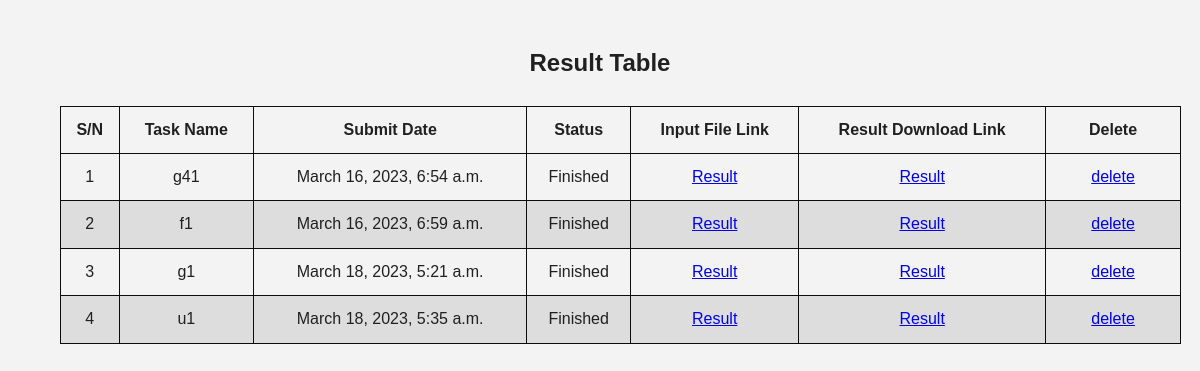
Screenshot of /view/ (signed in) with the database file from the repository.
### new/models.py (models this page shows, shortened)
class file_upload(models.Model):
    uploader=models.ForeignKey(User,on_delete=models.CASCADE)
    ids = models.AutoField(primary_key=True)
    file_name = models.CharField(max_length=255)
    my_file = models.FileField(upload_to='')
    added_on = models.DateTimeField(auto_now_add=True,null=True)

### new/views.py (the view)
# urls.py: path('view/',views.view,name="view"),
@login_required(login_url='http://127.0.0.1:8000/login/')
def view(request):
    all_data = file_upload.objects.filter(uploader__id=request.user.id)
    context = {
     'data':all_data
    }
    return render(request,'view.html',context)

### templates/view.html (shortened to what this page needs)
<!DOCTYPE html>
<html lang="en">
<head>
</head>
<body>
    <h2 style="text-align: center;">Result Table</h2>
    <table>
      <thead>
          <tr>
              <th>S/N</th>
              <th>Task Name</th>
              <th>Submit Date</th>
              <th>Status</th>
              <th>Input File Link</th>
              <th>Result Download Link</th>
              <th>Delete</th>
          </tr>
      </thead>
      <tbody>
          {% for d in data %}
          <tr>
              <td>{{forloop.counter}}</td>
              <td>{{d.file_name}}</td>
              <td>{{d.added_on}}</td>
              <td>Finished</td>
              <td><a download href="{{d.my_file.url}}">Result</a></td>
              <td><a href="{% url 'show_file' d.file_name %}">Result</a></td>
              <td><a href="{% url 'delete' d.file_name %}">delete</a></td>
          </tr>
          {% endfor %}
      </tbody>
  </table>
</body>
</html>

### templates/view.html (style rules this page uses)
* { margin: 20px; padding: 0; box-sizing: inherit; }
body { font-family: 'Poppins', sans-serif; font-weight: 300; color: rgb(32, 32, 33); line-height: 1.9; background-color: #f3f3f3; }
table { font-family: arial, sans-serif; border-collapse: collapse; width: 100%; }
td, th { border: 1px solid #0d0c0c; text-align: center; padding: 8px; }
tr:nth-child(even) { background-color: #dddddd; }

### rows the page displays
file_upload: file_name "g41", added_on "March 16, 2023, 6:54 a.m."
file_upload: file_name "f1", added_on "March 16, 2023, 6:59 a.m."
file_upload: file_name "g1", added_on "March 18, 2023, 5:21 a.m."
file_upload: file_name "u1", added_on "March 18, 2023, 5:35 a.m."
